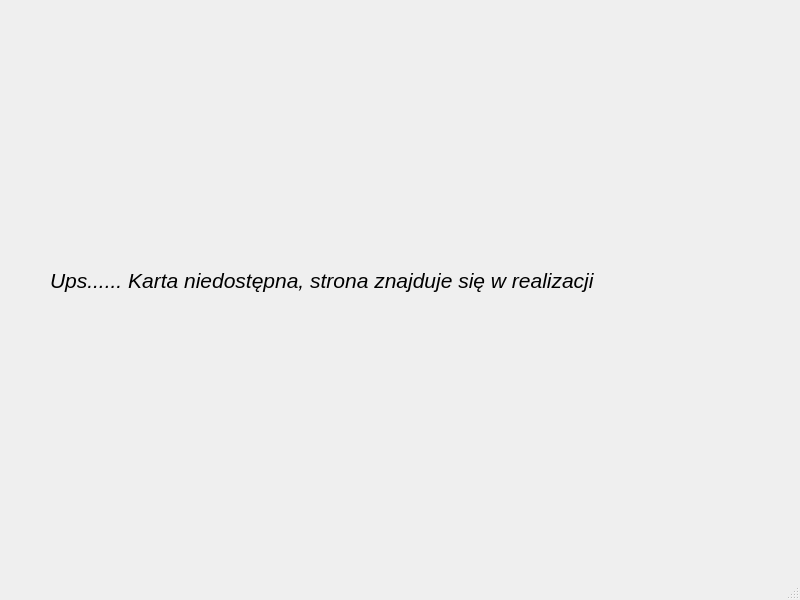
<?xml version="1.0" encoding="UTF-8"?>
<ui version="4.0">
 <class>rentwindow</class>
 <widget class="QMainWindow" name="rentwindow">
  <property name="geometry">
   <rect>
    <x>0</x>
    <y>0</y>
    <width>800</width>
    <height>600</height>
   </rect>
  </property>
  <property name="windowTitle">
   <string>MainWindow</string>
  </property>
  <widget class="QWidget" name="centralwidget">
   <widget class="QLabel" name="label">
    <property name="geometry">
     <rect>
      <x>50</x>
      <y>210</y>
      <width>691</width>
      <height>141</height>
     </rect>
    </property>
    <property name="font">
     <font>
      <pointsize>16</pointsize>
      <italic>true</italic>
     </font>
    </property>
    <property name="text">
     <string>Ups...... Karta niedostępna, strona znajduje się w realizacji</string>
    </property>
   </widget>
  </widget>
  <widget class="QMenuBar" name="menubar">
   <property name="geometry">
    <rect>
     <x>0</x>
     <y>0</y>
     <width>800</width>
     <height>26</height>
    </rect>
   </property>
  </widget>
  <widget class="QStatusBar" name="statusbar"/>
 </widget>
 <resources/>
 <connections/>
</ui>
